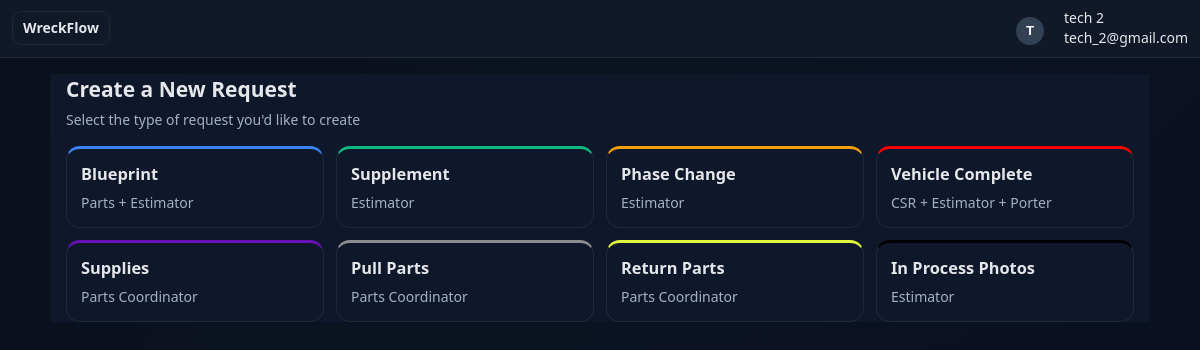
Screenshot of /tech (signed in) with the database file from the repository.
### app.py (models this page shows, shortened)
class User(db.Model, UserMixin):
    id = db.Column(db.Integer, primary_key=True)
    username = db.Column(db.String(80), unique=True, nullable=False)
    email = db.Column(db.String(120), nullable=True)
    password_hash = db.Column(db.String(200), nullable=False)
    role = db.Column(db.String(20), default='estimator')
    shop_id = db.Column(db.Integer, db.ForeignKey('shop.id'), nullable=False)
    shop = db.relationship('Shop', backref=db.backref('users', lazy=True))
    last_seen_all = db.Column(db.DateTime, default=datetime(1970,1,1))
    last_seen_incoming = db.Column(db.DateTime, default=datetime(1970,1,1))
    last_seen_outgoing = db.Column(db.DateTime, default=datetime(1970,1,1))
    plan = db.Column(db.String(32), default="free")
    subscription_expires_at = db.Column(db.DateTime, nullable=True)
    is_lifetime = db.Column(db.Boolean, default=False)
    stripe_customer_id = db.Column(db.String(64), nullable=True)
    stripe_subscription_id = db.Column(db.String(64), nullable=True)

### app.py (the view)
@app.get('/tech')
@login_required
def tech_dashboard():
    if (current_user.role or '').lower() != 'tech':
        abort(403)
    return render_template('tech_dashboard.html', **_topbar_context())

### app.py (called while the page is built)
@app.context_processor
def inject_time():
    return dict(datetime=datetime, timedelta=timedelta)

def is_admin(user) -> bool:
    try:
        return (getattr(user, 'role', '') or '').lower() in ('admin','manager')
    except Exception:
        return False

@login_manager.user_loader
def load_user(user_id):
    return db.session.get(User, int(user_id))

@app.before_request
def require_login_and_subscription():
    open_endpoints = {
        "login", "create_user", "register_shop", "static", "health",
        "billing", "billing_webhook", "billing_success", "billing_cancel",
        "reset_password"
    }
    if request.endpoint in open_endpoints or request.endpoint is None:
        return
    if not current_user.is_authenticated:
        return redirect(url_for("login"))
    if is_admin(current_user) and not is_active_subscriber(current_user):
        return redirect(url_for("billing"))

def get_active_shop_id(user: User) -> int:
    if user.role == 'admin':
        sid = session.get('active_shop_id')
        return int(sid) if sid else user.shop_id
    return user.shop_id

def get_active_shop(user: User) -> Shop:
    return db.session.get(Shop, get_active_shop_id(user))

def _topbar_context():
    shop = get_active_shop(current_user)
    return dict(
        is_admin=(current_user.role == 'admin'),
        shop=shop,
        all_shops=Shop.query.order_by(Shop.name.asc()).all() if current_user.role == 'admin' else [],
        active_shop_id=shop.id if shop else None,
    )

### templates/tech_dashboard.html (shortened to what this page needs)
<!doctype html>
<html lang="en">
<head>
</head>
<body>
  <header class="top">
    <div class="inner">
      <div class="brand"><div class="mark">WreckFlow</div></div>
      <div class="user">
        <div class="dropdown">
          <button class="dropdown-btn" id="userMenuBtn" aria-label="Open user menu">
            <span class="avatar">{{ (current_user.username or 'T')[0]|upper if current_user.is_authenticated else 'U' }}</span>
          </button>
        </div>
        <div class="who">
          {% if current_user.is_authenticated %}
            <div class="who-name">{{ current_user.username }}</div>
            <div class="who-email">{{ current_user.email }}</div>
          {% endif %}
        </div>
      </div>
    </div>
  </header>
  <div class="wrap">
    <h2 style="margin:0 0 6px">Create a New Request</h2>
    <p style="margin:0 0 16px; color:var(--muted)">Select the type of request you'd like to create</p>
    <div class="grid">
      {% set blocks = [
        ('Blueprint','Parts + Estimator'),
        ('Supplement','Estimator'),
        ('Phase Change','Estimator'),
        ('Vehicle Complete','CSR + Estimator + Porter'),
        ('Supplies','Parts Coordinator'),
        ('Pull Parts','Parts Coordinator'),
        ('Return Parts','Parts Coordinator'),
        ('In Process Photos','Estimator')
      ] %}
      {% for title, sub in blocks %}
        <div class="card" data-open="dlg-{{ loop.index }}">
          <h3>{{ title }}</h3>
          <p>{{ sub }}</p>
        </div>
      {% endfor %}
    </div>
  </div>
</body>
</html>

### templates/tech_dashboard.html (style rules this page uses)
:root { --bg:#0a0f1c; --brand:#111827; --surface:#0f172a; --elev:#0b1220; --line:#1f2937; --text:#e5e7eb; --muted:#a3b2c6; --accent:#6d28d9; --accent2:#2563eb; --good:#10b981; }
.card:nth-child(1) { border-top:3px solid #3b82f6; }
.card:nth-child(2) { border-top:3px solid #10b981; }
.card:nth-child(3) { border-top:3px solid #f59e0b; }
.card:nth-child(4) { border-top:3px solid #fe0000; }
.card:nth-child(5) { border-top:3px solid #6a10b9; }
.card:nth-child(6) { border-top:3px solid #8c8c8c; }
.card:nth-child(7) { border-top:3px solid #e0f63b; }
.card:nth-child(8) { border-top:3px solid #000000; }
* { box-sizing:border-box }
html,body { height:100% }
body { margin:0; color:var(--text); background:linear-gradient(135deg,#0a0f1c,#0b1220 32%,#0a1020); font:14px/1.45 system-ui,Segoe UI,Roboto,Helvetica,Arial }
:root { --top-h:38px }
.top { position:sticky; top:0; z-index:50; background:var(--brand); border-bottom:1px solid var(--line); }
.top .inner { display:flex; align-items:center; justify-content:space-between; gap:10px; padding:8px 12px }
.brand { display:flex; align-items:center; gap:10px; font-weight:800 }
.mark { padding:6px 10px; border-radius:10px; border:1px solid var(--line); background:var(--brand) }
.user { display:flex; align-items:center; gap:10px }
.avatar { width:28px; height:28px; border-radius:50%; background:#334155; color:#fff; display:grid; place-items:center; font-weight:800 }
.dropdown { position:relative }
.dropdown-btn { padding:8px 10px; height:var(--top-h); line-height:calc(var(--top-h) - 16px); border-radius:8px; background:transparent; border:0; color:inherit; font-weight:700; cursor:pointer }
.wrap { background:var(--surface); max-width:1100px; margin:16px auto; padding:0 16px }
.grid { display:grid; grid-template-columns:repeat(4,1fr); gap:12px }
.card { background:var(--surface); border:1px solid var(--line); border-radius:14px; padding:14px; cursor:pointer; transition:transform .05s ease, filter .1s ease }
.card h3 { margin:0 0 6px }
.card p { margin:0; color:var(--muted) }

### rows the page displays
User: username "T", username "tech 2", email "tech_2@gmail.com"

### other values shown
{{ title }} "Blueprint" "Supplement" "Phase Change" "Vehicle Complete" "Supplies" "Pull Parts" "Return Parts" "In Process Photos"
{{ sub }} "Parts + Estimator" "Estimator" "Estimator" "CSR + Estimator + Porter" "Parts Coordinator" "Parts Coordinator" "Parts Coordinator" "Estimator"
